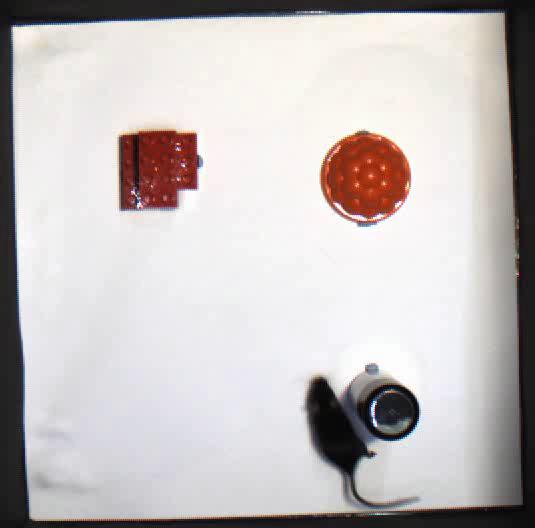
#> input picture data/object_recg/extracted_frame.jpg, 535 x 528 px, found by its file name
$ jupyter execute Day2_ObjectDetection_MouseInteraction.ipynb   (shell and % lines are left out)
#> lines starting #> are read from the running program, lines starting #| are printed output that depends on the picture; after the words box and inside, x2 and y2 are one past the last pixel; in counts of white or black regions, pixels touching at a corner belong together
<a href="https://colab.research.google.com/github/miaowangcissy/animal_behavior_analysis_in_python/blob/main/day2_pose_estimation/Day2_ObjectDetection_MouseInteraction.ipynb" target="_parent"></a>

# Object Detection for Mouse–Object Interaction Analysis

## Learning Objectives
- Detect static objects in an experimental frame using OpenCV
- Extract object centers and boundaries **in the same coordinate space as DLC CSV output**
- Measure proximity between mouse body parts (from DLC) and objects
- Define interaction bouts based on distance thresholds

> **Why same coordinate space?**
> DeepLabCut outputs pixel coordinates `(x, y)` where `(0,0)` is the **top-left** of the frame,
> x increases rightward, y increases downward. OpenCV uses the same convention by default.
> This means object centers detected here can be directly compared to DLC keypoints!

[cell 1]
# Install required packages (already available on Colab, just confirming)
print("✓ Packages ready")

[cell 2]
import cv2
import numpy as np
import pandas as pd
import matplotlib.pyplot as plt
import matplotlib.patches as mpatches
from pathlib import Path

print("✓ Imports successful")
print(f"  OpenCV version: {cv2.__version__}")

## Part 1: Load Your Experimental Frame

The frame must come from **the same video** your DLC CSV was generated from — so the pixel coordinates match exactly.

Upload your frame or load from Google Drive:

[cell 3]
# ─────────────────────────────────────────────
# OPTION A: Upload directly in Colab
# ─────────────────────────────────────────────
# from google.colab import files

# print("Upload your frame image (JPG or PNG):")
# uploaded = files.upload()
# frame_path = list(uploaded.keys())[0]

# ─────────────────────────────────────────────
# OPTION B: Load from Google Drive path
# ─────────────────────────────────────────────
# from google.colab import drive
# drive.mount('/content/drive')
# frame_path = '/content/drive/MyDrive/YOUR_FOLDER/frame.jpg'

# Load image

import cv2
import urllib.request

# Use the raw GitHub URL (replace /blob/ with /raw/)
url = "https://raw.githubusercontent.com/miaowangcissy/animal_behavior_analysis_in_python/main/data/object_recg/extracted_frame.jpg"

# Fetch and decode the image
req = urllib.request.urlopen(url)
arr = np.asarray(bytearray(req.read()), dtype=np.uint8)
img_bgr = cv2.imdecode(arr, cv2.IMREAD_COLOR)
#> img_bgr is the input picture: shape (528, 535, 3); mean B, G, R 190.2, 190.5, 195.9
img_rgb = cv2.cvtColor(img_bgr, cv2.COLOR_BGR2RGB)

# img_bgr = cv2.imread('/Users/miao/Documents/phd/behavioral_python/animal_behavior_analysis_in_python/data/object_recg/YZ04-20240604-trial7.ExtractFrameFromAvi.jpg')
# img_rgb = cv2.cvtColor(img_bgr, cv2.COLOR_BGR2RGB)

# print(f"✓ Image loaded: {frame_path}")
print(f"  Shape (height, width, channels): {img_rgb.shape}")
#|   Shape (height, width, channels): (528, 535, 3)
print(f"  Coordinate range: x=[0, {img_rgb.shape[1]-1}], y=[0, {img_rgb.shape[0]-1}]")
#|   Coordinate range: x=[0, 534], y=[0, 527]

plt.figure(figsize=(8, 8))
plt.imshow(img_rgb)
plt.title("Experimental Frame", fontsize=14)
plt.xlabel("X (pixels)")
plt.ylabel("Y (pixels)")
plt.tight_layout()
plt.show()

## Part 2: Detecting Objects with Color Segmentation (HSV Masking)

### Why HSV instead of RGB?

In RGB, a "red" color at different lighting conditions changes all three channels unpredictably.
In **HSV** (Hue, Saturation, Value), the *color identity* is encoded in just **Hue**, making it much more robust to lighting changes:

$$\text{HSV} = (H, S, V) \quad H \in [0°, 360°], \; S, V \in [0, 1]$$

In OpenCV, H is scaled to **[0, 179]**, S and V to **[0, 255]**.

| Color | Hue range (OpenCV) |
|-------|--------------------|
| Red | 0–15 **and** 160–179 (wraps around!) |
| Green | 40–80 |
| Blue | 100–130 |

**For the reddish-brown objects** in your arena:
- Use two masks (low-hue + high-hue) and combine with `bitwise_or`
- Clean up noise with **morphological operations** (close gaps, remove specks)

[cell 4]
# ─────────────────────────────────────────────
# FUNCTION: Detect Red/Brown Objects via HSV Color Masking
# ─────────────────────────────────────────────

def detect_red_objects(img_bgr, min_area=500, max_n_objects=2,
                       lower1=(0, 60, 40), upper1=(15, 255, 200),
                       lower2=(160, 60, 40), upper2=(180, 255, 200)):
    """
    Detect reddish/brown objects in an image using HSV color masking.

    Parameters
    ----------
    img_bgr : np.ndarray
        BGR image loaded with cv2.imread()
    min_area : int
        Minimum contour area in pixels² (filters noise)
    max_n_objects : int
        Keep only the N largest objects found
    lower1/upper1 : tuple
        HSV range for low-hue red (0–15)
    lower2/upper2 : tuple
        HSV range for high-hue red (160–180)

    Returns
    -------
    objects : list of dict
        Each dict has keys: 'center', 'bbox', 'area', 'contour'
    red_mask : np.ndarray
        Binary mask showing detected regions
    """
#> called with min_area = 500, max_n_objects = 2, lower1 = (0, 60, 40), upper1 = (15, 255, 200), lower2 = (160, 60, 40), upper2 = (180, 255, 200)
    hsv = cv2.cvtColor(img_bgr, cv2.COLOR_BGR2HSV)
#> hsv: shape (528, 535, 3); mean H, S, V 71.7, 20.1, 198.2

    # Create two masks for red hue (wraps around in HSV)
    mask_low  = cv2.inRange(hsv, np.array(lower1), np.array(upper1))
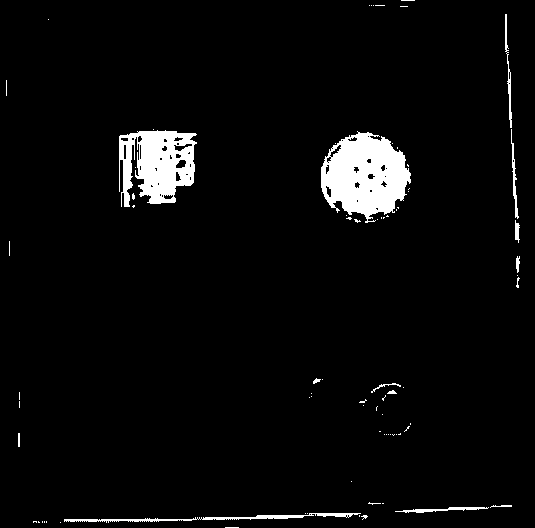
#> mask_low: shape (528, 535); 4.1% white; 79 white regions (65 under 20 px), largest, box (x1, y1, x2, y2) and area: (321, 131, 411, 223) 5443, (119, 130, 197, 207) 4010, (64, 513, 361, 523) 791
    mask_high = cv2.inRange(hsv, np.array(lower2), np.array(upper2))
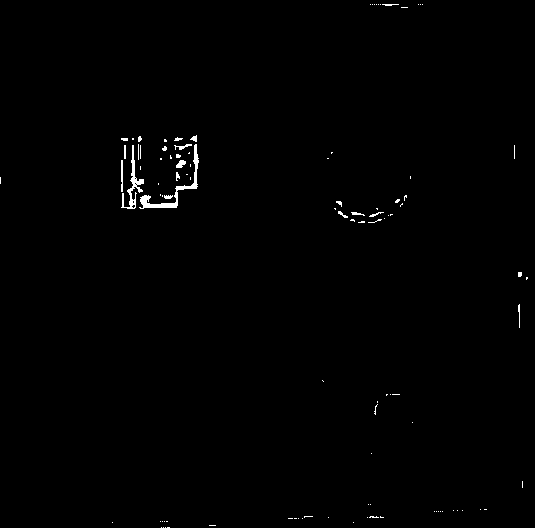
#> mask_high: shape (528, 535); 0.59% white; 103 white regions (87 under 20 px), largest, box (x1, y1, x2, y2) and area: (139, 144, 199, 209) 488, (121, 145, 144, 209) 333, (121, 160, 123, 192) 62
    red_mask  = cv2.bitwise_or(mask_low, mask_high)
#> red_mask: shape (528, 535); 4.7% white; 86 white regions (71 under 20 px), largest, box (x1, y1, x2, y2) and area: (321, 131, 411, 223) 5651, (119, 130, 199, 209) 5288, (64, 513, 361, 523) 817

    # Morphological cleanup: close small gaps, remove tiny blobs
    kernel = np.ones((7, 7), np.uint8)
    red_mask = cv2.morphologyEx(red_mask, cv2.MORPH_CLOSE, kernel)  # fill holes
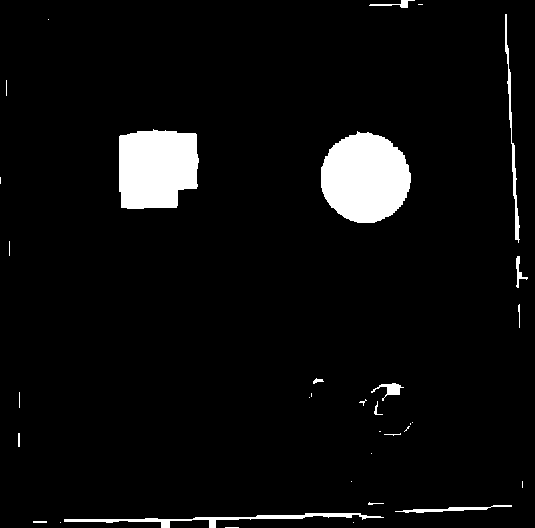
#> red_mask: shape (528, 535); 5.2% white; 34 white regions (20 under 20 px), largest, box (x1, y1, x2, y2) and area: (321, 131, 411, 223) 6330, (119, 129, 199, 209) 5567, (64, 513, 384, 528) 1108
    red_mask = cv2.morphologyEx(red_mask, cv2.MORPH_OPEN,  kernel)  # remove noise
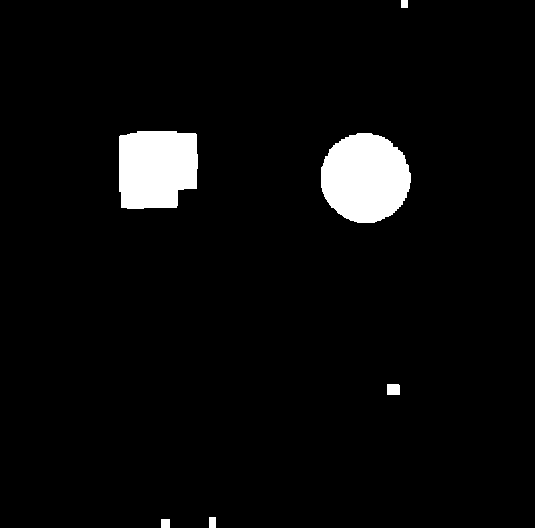
#> red_mask: shape (528, 535); 4.3% white; 6 white regions

    # Find contours
    contours, _ = cv2.findContours(red_mask, cv2.RETR_EXTERNAL, cv2.CHAIN_APPROX_SIMPLE)
#> contours = 6 contours; box (x1, y1, x2, y2) and area: (321, 133, 411, 223) 6182, (119, 131, 198, 209) 5403, (387, 384, 400, 395) 120, (161, 519, 170, 528) 64, (209, 517, 216, 528) 60, (401, 0, 408, 8) 42

    # Filter by area and keep largest N
    valid = [c for c in contours if cv2.contourArea(c) > min_area]
#> valid = 2 contours; box (x1, y1, x2, y2) and area: (321, 133, 411, 223) 6182, (119, 131, 198, 209) 5403
    valid = sorted(valid, key=cv2.contourArea, reverse=True)[:max_n_objects]

    # Extract properties
    objects = []
    for c in valid:
        M = cv2.moments(c)
        if M['m00'] == 0:
            continue
        cx = int(M['m10'] / M['m00'])
        cy = int(M['m01'] / M['m00'])
        x, y, bw, bh = cv2.boundingRect(c)
        objects.append({
            'center': (cx, cy),
            'bbox': (x, y, x + bw, y + bh),
            'area': cv2.contourArea(c),
            'contour': c
        })
#> this loop made 2 passes
#> (cx, cy, x, y, bw, bh) on passes 1 to 2: (364, 177, 321, 133, 90, 90), (155, 167, 119, 131, 79, 78)
#> after the loop, objects = 2 items

    # Sort left-to-right by x coordinate
    objects = sorted(objects, key=lambda o: o['center'][0])
    return objects, red_mask


# Run it!
red_objects, red_mask = detect_red_objects(img_bgr)
#> red_objects = 2 items

print(f"Found {len(red_objects)} red/brown object(s):")
#| Found 2 red/brown object(s):
for i, obj in enumerate(red_objects):
    print(f"  Object {i+1}: center={obj['center']}, bbox={obj['bbox']}, area={obj['area']:.0f} px²")
#> this loop made 2 passes
#|   Object 1: center=(155, 167), bbox=(119, 131, 198, 209), area=5403 px²
#|   Object 2: center=(364, 177), bbox=(321, 133, 411, 223), area=6182 px²

# Visualize the mask
fig, axes = plt.subplots(1, 2, figsize=(14, 6))
axes[0].imshow(img_rgb)
axes[0].set_title("Original Frame")
axes[0].axis('off')
axes[1].imshow(red_mask, cmap='hot')
axes[1].set_title("Red HSV Mask (white = detected)")
axes[1].axis('off')
plt.suptitle("Step 1: HSV Color Masking", fontsize=13, fontweight='bold')
plt.tight_layout()
plt.show()

## Part 3: Detecting the Cylindrical Object (Hough Circle Transform)

The white cylinder is tricky — it blends with the white background in color space.
Instead, we exploit its **circular shape** using the **Hough Circle Transform**.

### How it works

The Hough transform accumulates "votes" for circle centers. For each edge pixel at $(x_0, y_0)$, every possible circle center $(a, b)$ at radius $r$ satisfying:

$$(x_0 - a)^2 + (y_0 - b)^2 = r^2$$

gets a vote. Peaks in the accumulator = detected circles.

**Key parameters:**
- `param1`: Canny edge detection sensitivity (higher = fewer edges)
- `param2`: Accumulator threshold (lower = more circles, possibly false positives)
- `minRadius`, `maxRadius`: Expected size range in pixels

[cell 5]
# ─────────────────────────────────────────────
# FUNCTION: Detect Cylindrical Object via Hough Circle Transform
# ─────────────────────────────────────────────

def detect_cylinder_object(img_bgr, search_region_y_fraction=0.5,
                            min_radius=15, max_radius=60,
                            hough_param1=50, hough_param2=28):
    """
    Detect a circular/cylindrical object using Hough Circle Transform.
    Searches only in the lower portion of the image to avoid false positives
    from the round red object.

    Parameters
    ----------
    img_bgr : np.ndarray
        BGR image
    search_region_y_fraction : float
        Only search in the bottom (1 - fraction) of the image
    min_radius, max_radius : int
        Expected circle radius range in pixels
    hough_param1 : int
        Canny edge threshold (higher = fewer, stronger edges detected)
    hough_param2 : int
        Circle detection threshold (lower = more circles found)

    Returns
    -------
    circle_info : dict or None
        Keys: 'center', 'bbox', 'area', 'radius'
    """
#> called with search_region_y_fraction = 0.5, min_radius = 15, max_radius = 60, hough_param1 = 50, hough_param2 = 28
    h, w = img_bgr.shape[:2]
#> h = 528; w = 535
    gray = cv2.cvtColor(img_bgr, cv2.COLOR_BGR2GRAY)
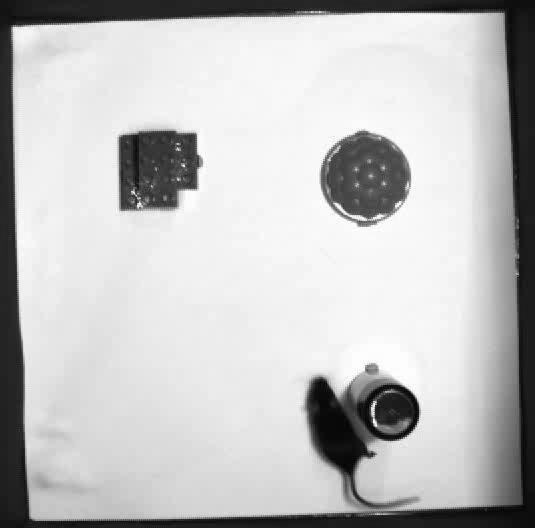
#> gray: shape (528, 535); min 0, max 255, mean 192.1
    blurred = cv2.GaussianBlur(gray, (9, 9), 2)
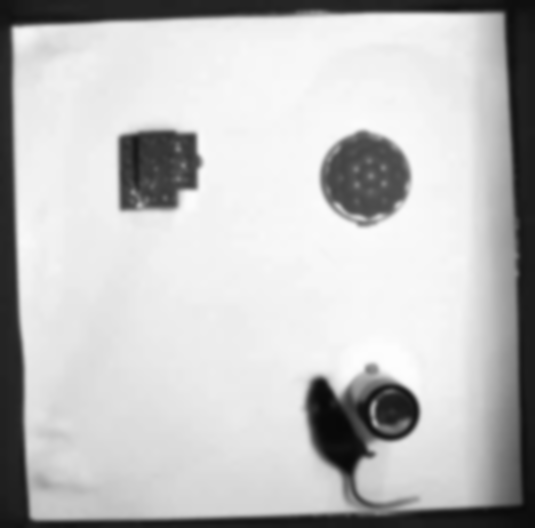
#> blurred: shape (528, 535); min 8, max 253, mean 192.1

    # Restrict search to lower portion (avoid confusing with top round red object)
    y_start = int(h * search_region_y_fraction)
#> y_start = 264
    search_strip = blurred.copy()
    search_strip[:y_start, :] = 0  # black out upper region
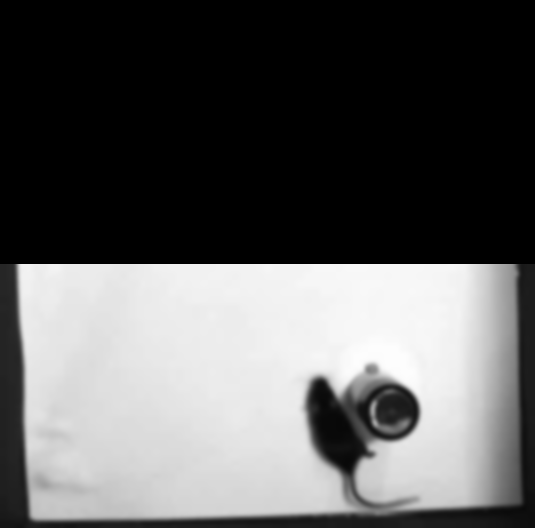
#> search_strip: shape (528, 535); min 0, max 253, mean 93.9

    circles = cv2.HoughCircles(
        search_strip,
        cv2.HOUGH_GRADIENT,
        dp=1.2,
        minDist=60,
        param1=hough_param1,
        param2=hough_param2,
        minRadius=min_radius,
        maxRadius=max_radius
    )
#> circles = [[390.6, 412.2, 28.68], [382.2, 474.6, 35.4]]

    if circles is None:
        print("⚠ No cylinder detected. Try lowering hough_param2.")
        return None

    # Take the best candidate (highest accumulator score = first)
    cx, cy, r = [int(v) for v in circles[0][0]]
#> cx = 390; cy = 412; r = 28

    return {
        'center': (cx, cy),
        'bbox':   (cx - r, cy - r, cx + r, cy + r),
        'area':   float(np.pi * r ** 2),
        'radius': r
    }


# Run it!
cylinder = detect_cylinder_object(img_bgr)
#> cylinder = {'center': (390, 412), 'bbox': (362, 384, 418, 440), 'area': 2463, 'radius': 28}

if cylinder:
    print(f"✓ Cylinder detected:")
    print(f"  Center (x, y): {cylinder['center']}")
#|   Center (x, y): (390, 412)
    print(f"  Radius: {cylinder['radius']} pixels")
#|   Radius: 28 pixels
    print(f"  Bbox (x1,y1,x2,y2): {cylinder['bbox']}")
#|   Bbox (x1,y1,x2,y2): (362, 384, 418, 440)
else:
    print("No cylinder found — adjust hough_param2 (try values 20–35)")

## Part 4: Combine All Objects into a Single Dictionary

We now have all 3 objects. Let's package them into a clean structure that matches your arena layout.

[cell 6]
# ─────────────────────────────────────────────
# COMBINE: Build final objects dict
# ─────────────────────────────────────────────

def detect_all_objects(img_bgr, object_names=None):
    """
    Detect all 3 arena objects and return a unified dictionary.

    Parameters
    ----------
    img_bgr : np.ndarray
        BGR image (the static arena frame, same video source as DLC)
    object_names : list of str, optional
        Custom names for [square, circle, cylinder].
        Defaults to ['object_1_square', 'object_2_circle', 'object_3_cylinder']

    Returns
    -------
    objects : dict
        {object_name: {'center': (x,y), 'bbox': (x1,y1,x2,y2), 'area': float}}
    """
    if object_names is None:
        object_names = ['object_1_square', 'object_2_circle', 'object_3_cylinder']

    red_obs, _ = detect_red_objects(img_bgr, min_area=500, max_n_objects=2)
#> the loop in detect_red_objects (call 2), `for c in valid:` made 2 passes
#> red_obs = 2 items
    cylinder    = detect_cylinder_object(img_bgr)

    objects = {}

    # Map red objects: leftmost = square (index 0), rightmost = circle (index 1)
    for i, obj in enumerate(red_obs[:2]):
        if i < len(object_names):
            name = object_names[i]
            objects[name] = {
                'center': obj['center'],
                'bbox':   obj['bbox'],
                'area':   obj['area']
            }
#> this loop made 2 passes
#> after the loop, objects = 2 items

    # Cylinder
    if cylinder and len(object_names) >= 3:
        objects[object_names[2]] = {
            'center': cylinder['center'],
            'bbox':   cylinder['bbox'],
            'area':   cylinder['area'],
            'radius': cylinder['radius']
        }

    return objects


# ── Run ──
OBJECT_NAMES = ['object_1_square', 'object_2_circle', 'object_3_cylinder']
arena_objects = detect_all_objects(img_bgr, object_names=OBJECT_NAMES)
#> arena_objects = 3 items

print("=" * 50)
print("ARENA OBJECTS — DLC Coordinate Space (pixels)")
print("=" * 50)
for name, info in arena_objects.items():
    cx, cy = info['center']
    print(f"\n  {name}:")
    print(f"    Center: x={cx}, y={cy}")
    print(f"    Bbox:   {info['bbox']}")
#> this loop made 3 passes
#> (name, cx, cy) on passes 1 to 3: ('object_1_square', 155, 167), ('object_2_circle', 364, 177), ('object_3_cylinder', 390, 412)
#|   object_1_square:
#|     Center: x=155, y=167
#|     Bbox:   (119, 131, 198, 209)
#|   object_2_circle:
#|     Center: x=364, y=177
#|     Bbox:   (321, 133, 411, 223)
#|   object_3_cylinder:
#|     Center: x=390, y=412
#|     Bbox:   (362, 384, 418, 440)

# Sanity check
assert len(arena_objects) == 3, f"Expected 3 objects, found {len(arena_objects)}"
print("\n✓ All 3 objects detected successfully!")

# save the object info for later use to csv
object_info_df = pd.DataFrame.from_dict(arena_objects, orient='index')
#> object_info_df = table of 3 rows and 4 columns
# object_info_df.to_csv('arena_objects_info.csv')

[cell 7]
arena_objects

[cell 8]
# ─────────────────────────────────────────────
# VISUALIZATION: All detected objects
# ─────────────────────────────────────────────

def visualize_objects(img_rgb, arena_objects):
    """Plot detected objects with bounding boxes and centers."""
    colors = ['lime', 'deepskyblue', 'gold']
    colors_bgr = [(0, 220, 0), (255, 180, 0), (0, 200, 255)]

    fig, axes = plt.subplots(1, 2, figsize=(16, 7))

    # --- Left: Contour overlay ---
    overlay = img_rgb.copy()
    overlay_bgr = cv2.cvtColor(overlay, cv2.COLOR_RGB2BGR)

    red_obs, _ = detect_red_objects(cv2.cvtColor(img_rgb, cv2.COLOR_RGB2BGR))
#> red_obs = 2 items
    cylinder    = detect_cylinder_object(cv2.cvtColor(img_rgb, cv2.COLOR_RGB2BGR))

    for i, obj in enumerate(red_obs[:2]):
        cv2.drawContours(overlay_bgr, [obj['contour']], -1, colors_bgr[i], 3)
    if cylinder:
        cv2.circle(overlay_bgr, cylinder['center'], cylinder['radius'], colors_bgr[2], 3)
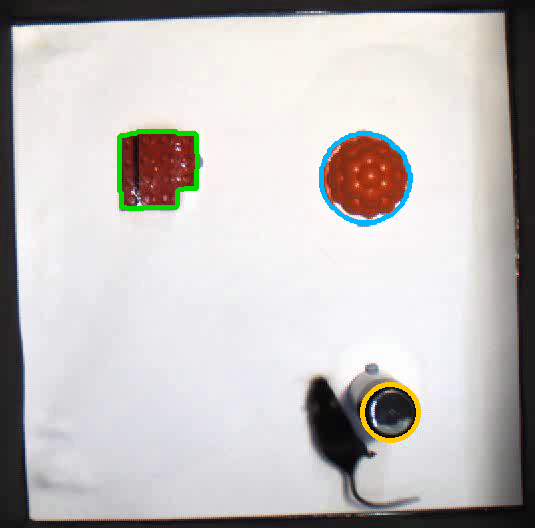
#> overlay_bgr: shape (528, 535, 3); mean B, G, R 190.1, 191.6, 194.8

    for i, (name, info) in enumerate(arena_objects.items()):
        cx, cy = info['center']
        cv2.circle(overlay_bgr, (cx, cy), 7, (255, 255, 255), -1)
        cv2.circle(overlay_bgr, (cx, cy), 7, colors_bgr[i], 2)
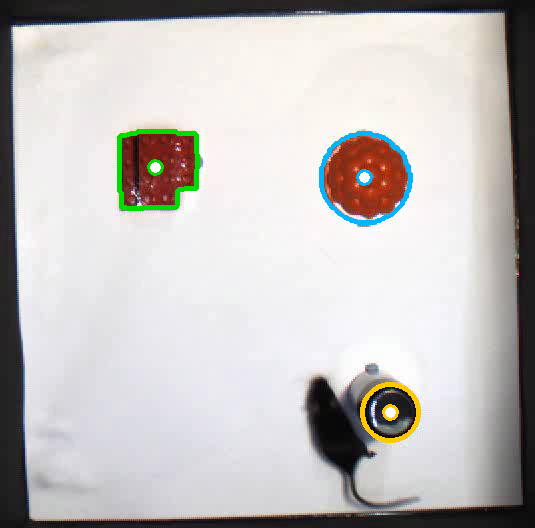
#> overlay_bgr: shape (528, 535, 3); 0.23% of pixels changed, all inside (x1, y1, x2, y2) = (147, 159, 399, 421)

    axes[0].imshow(cv2.cvtColor(overlay_bgr, cv2.COLOR_BGR2RGB))
    axes[0].set_title("Detected Contours & Circles", fontsize=13)
    axes[0].axis('off')
    legend_patches = [mpatches.Patch(color=colors[i], label=n)
                      for i, n in enumerate(arena_objects.keys())]
#> legend_patches = 3 items
    axes[0].legend(handles=legend_patches, loc='lower left', fontsize=9,
                   facecolor='black', labelcolor='white', framealpha=0.8)

    # --- Right: Coordinate-labeled plot ---
    axes[1].imshow(img_rgb)
    for i, (name, info) in enumerate(arena_objects.items()):
        cx, cy = info['center']
        x1, y1, x2, y2 = info['bbox']
        rect = plt.Rectangle((x1, y1), x2-x1, y2-y1, linewidth=2.5,
                              edgecolor=colors[i], facecolor='none', linestyle='--')
        axes[1].add_patch(rect)
        axes[1].plot(cx, cy, '+', color=colors[i], markersize=18, markeredgewidth=3)
        short = name.split('_', 2)[-1] if '_' in name else name
        axes[1].annotate(f'{short}\n({cx}, {cy})', (cx, cy),
                         xytext=(cx + 25, cy - 25),
                         fontsize=9, fontweight='bold', color=colors[i],
                         bbox=dict(boxstyle='round,pad=0.3', facecolor='#111', alpha=0.75),
                         arrowprops=dict(arrowstyle='->', color=colors[i], lw=1.5))
#> this loop made 3 passes
#> (name, cx, cy, x1, y1, x2, y2, short) on passes 1 to 3: ('object_1_square', 155, 167, 119, 131, 198, 209, 'square'), ('object_2_circle', 364, 177, 321, 133, 411, 223, 'circle'), ('object_3_cylinder', 390, 412, 362, 384, 418, 440, 'cylinder')

    axes[1].set_title("Object Centers in DLC Coordinate Space\n(origin = top-left corner)", fontsize=12)
    axes[1].set_xlabel("X (pixels) →", fontsize=11)
    axes[1].set_ylabel("Y (pixels) ↓", fontsize=11)

    plt.tight_layout()
    plt.show()
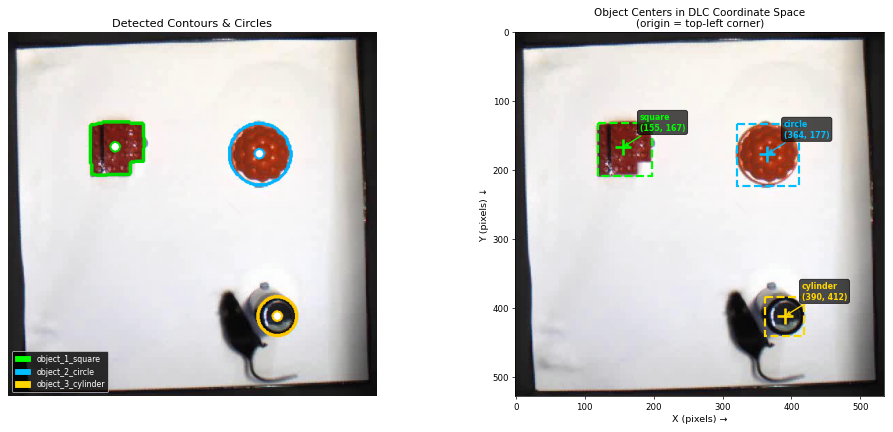
#> figure drawn by matplotlib, 2 panels


visualize_objects(img_rgb, arena_objects)
